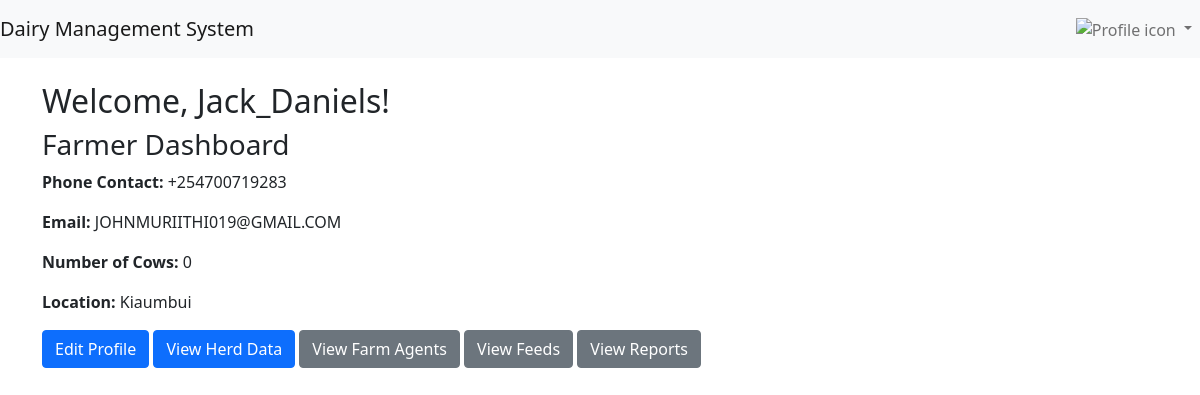
The app's page /dashboard/ (signed in) with its own data.
### user_management/models.py (models this page shows, shortened)
class User(AbstractUser):
    USER_TYPE_CHOICES = [
        (1, 'Farmer'),
        (2, 'FarmAgent'),
        (3, 'VeterinaryPartner'),
        (4, 'FarmWorker'),  # Added FarmWorker type
    ]
    user_type = models.PositiveSmallIntegerField(choices=USER_TYPE_CHOICES, blank=True, null=True)

class Farmer(models.Model):
    user = models.OneToOneField(User, on_delete=models.CASCADE,default=None)
    farmer_code = models.CharField(max_length=20, unique=True)
    farmer_code = models.CharField(max_length=20, unique=True)
    name = models.CharField(max_length=100)
    registration_date = models.DateField(default=timezone.now)
    category = models.CharField(max_length=50)
    county = models.CharField(max_length=50)
    location = models.CharField(max_length=100)
    agent = models.ForeignKey('FarmAgent', on_delete=models.SET_NULL, null=True)
    phone_contact = models.CharField(max_length=15)
    email = models.EmailField(null=True, blank=True)
    number_of_cows = models.PositiveIntegerField(default=0)
    geo_location = models.CharField(max_length=100)
    uploaded_document = models.FileField(upload_to='farmer_docs/', null=True, blank=True)

### user_management/normal_views.py (the view)
# urls.py: path('dashboard/', user_dashboard, name='dashboard'),
def user_dashboard(request):
    user = request.user
    farmer = None
    farm_agent = None
    veterinary_partner = None
    if user.user_type == 1:  # Farmer
        farmer = get_object_or_404(Farmer, user=user)
    elif user.user_type == 2:  # Farm Agent
        farm_agent = get_object_or_404(FarmAgent, user=user)
    elif user.user_type == 3:  # Veterinary Partner
        veterinary_partner = get_object_or_404(VeterinaryPartner, user=user)
    context = {
        'user': user,
        'farmer': farmer,
        'farm_agent': farm_agent,
        'veterinary_partner': veterinary_partner,
    }
    return render(request, 'users_management/dashboard.html', context)

### user_management/templates/users_management/dashboard.html (shortened to what this page needs)
{% extends 'users_management/base.html' %}
{% block content %}
    <h2>Welcome, {{ user.username }}!</h2>
    {% if farmer %}
        <h3>Farmer Dashboard</h3>
        <p><strong>Phone Contact:</strong> {{ farmer.phone_contact }}</p>
        <p><strong>Email:</strong> {{ farmer.email }}</p>
        <p><strong>Number of Cows:</strong> {{ farmer.number_of_cows }}</p>
        <p><strong>Location:</strong> {{ farmer.geo_location }}</p>
        <a href="{% url 'user_management:profile_edit' %}" class="btn btn-primary">Edit Profile</a>
        <a href="{% url 'data_management:livestock_list' %}" class="btn btn-primary">View Herd Data</a>
        <a href="#" class="btn btn-secondary">View Farm Agents</a>
        <a href="#" class="btn btn-secondary">View Feeds</a>
        <a href="#" class="btn btn-secondary">View Reports</a>
    {% else %}
        <h3>No User Information Found</h3>
    {% endif %}
{% endblock %}

### records on screen
User: username "Jack_Daniels"
Farmer: phone_contact "+254700719283", email "JOHNMURIITHI019@GMAIL.COM", number_of_cows "0", geo_location "Kiaumbui"
